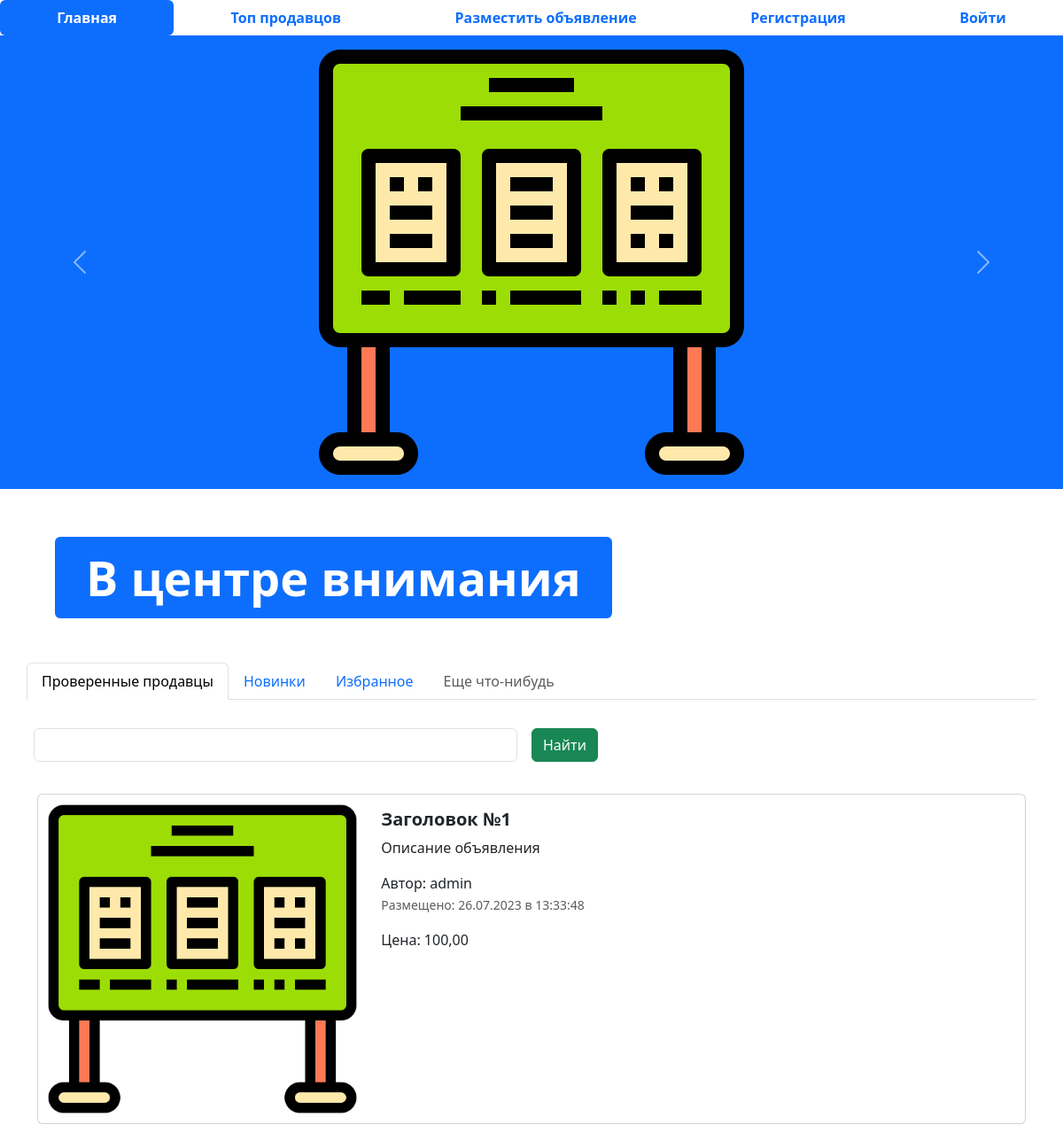
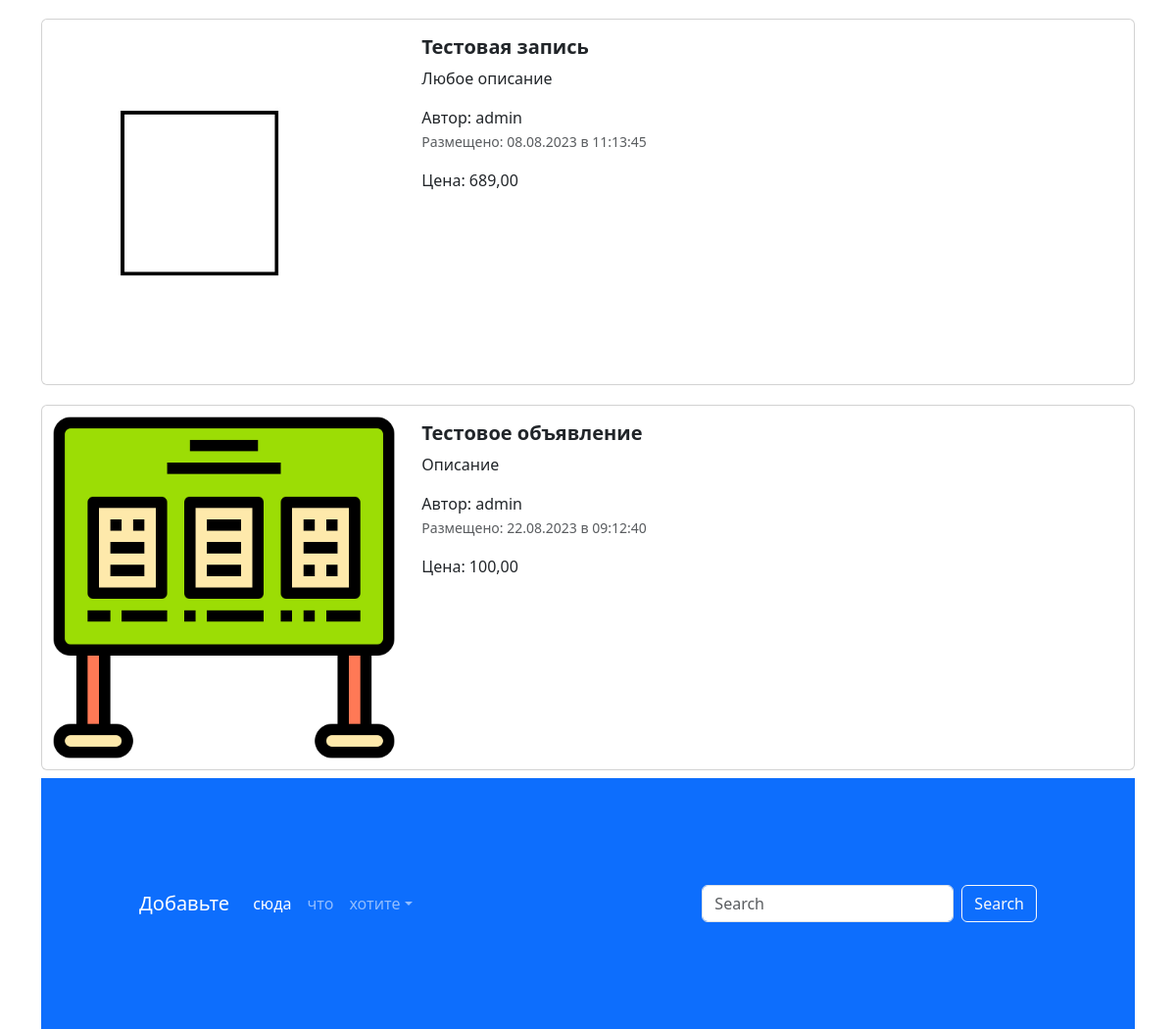
The page / on the database its author committed (2 pictures, top to bottom).
### app_advertisment/models.py (models this page shows, shortened)
class Advertisement(models.Model):
    title = models.CharField('Название', max_length=128)
    description = models.TextField('Описание')
    price = models.DecimalField('Цена', max_digits=10, decimal_places=2)
    auction = models.BooleanField('Торг', help_text='Отметьте, если торг уместен')
    created_at = models.DateTimeField(auto_now_add=True)
    updated_at = models.DateTimeField(auto_now=True)
    user = models.ForeignKey(User, verbose_name='Пользователь', on_delete=models.CASCADE)
    image = models.ImageField('Изображение', upload_to = 'advertisement/')
    @admin.display(description="Дата создания")
    def created_date(self):
        if self.created_at.date() == timezone.now().date():
            created_time = self.created_at.time().strftime('%H:%M:%S')
            return format_html(
                '<span style="color: green; font-weight: bold;">Сегодня в {} </span>', created_time
            )
        return self.created_at.strftime('%d.%m.%Y в %H:%M:%S')
    class Meta:
        db_table = "advertisement"

### app_advertisment/views.py (the view)
# urls.py: path('', index, name='main_page'),
def index(request):
    advertisements = Advertisement.objects.all()
    context = {'advertisements' : advertisements}
    return render(request, 'app_advertisement/index.html', context)

### templates/app_advertisement/index.html (shortened to what this page needs)
{% extends 'base.html' %}
{% load static %}
{% block content %}
<ul class="nav nav-pills sticky-top bg-white nav-fill">
  <li class="nav-item">
    <a class="nav-link active" aria-current="page" href="{% url 'main_page' %}">
      <span style="font-weight: bold;">Главная</span>
    </a>
  </li>
  <li class="nav-item">
    <a class="nav-link" href="{% url 'top_sellers' %}"><span style="font-weight: bold;">Топ продавцов</span>
    </a>
  </li>
  <li class="nav-item">
    <a class="nav-link" href="{% url 'adv_post' %}">
      <span style="font-weight: bold;">Разместить объявление</span>
    </a>
  </li>
  {% if request.user.is_authenticated is False %}
  <li class="nav-item">
    <a class="nav-link" href="{% url 'register' %}">
      <span style="font-weight: bold;">Регистрация</span>
    </a>
  </li>
  <li class="nav-item">
    <a class="nav-link" href="{% url 'login' %}">
      <span style="font-weight: bold;">Войти</span>
    </a>
  </li>
  {% endif %}
</ul>
<div id="carouselExampleControls" class="carousel slide bg-primary" data-bs-ride="carousel">
  <div class="carousel-inner">
    <div class="carousel-item active">
      <img src="{% static 'img/123.png' %}" class="mx-auto d-block w-33" alt="...">
    </div>
  </div>
  <button class="carousel-control-prev" type="button" data-bs-target="#carouselExampleControls" data-bs-slide="prev">
    <span class="carousel-control-prev-icon" aria-hidden="true"></span>
  </button>
  <button class="carousel-control-next" type="button" data-bs-target="#carouselExampleControls" data-bs-slide="next">
    <span class="carousel-control-next-icon" aria-hidden="true"></span>
  </button>
</div>
<div class="container" style="margin: 50px;">
  <div class="display-2">
    <span class="badge bg-primary">В центре внимания</span>
  </div>
</div>
<div class="container">
  <div class="row">
    <ul class="nav nav-tabs bg-white">
      <li class="nav-item">
        <a class="nav-link active" aria-current="page" href="#">Проверенные продавцы</a>
      </li>
      <li class="nav-item">
        <a class="nav-link" href="#">Новинки</a>
      </li>
      <li class="nav-item">
        <a class="nav-link" href="#">Избранное</a>
      </li>
      <li class="nav-item">
        <a class="nav-link disabled" href="#" tabindex="-1" aria-disabled="true">Еще что-нибудь</a>
      </li>
    </ul>
    <form class="row g-3">
      <div class="col-auto w-50">
        <input type="text" class="form-control">
      </div>
      <div class="col-auto">
        <button type="submit" class="btn btn-success mb-3">Найти</button>
      </div>
    </form>
  </div>
  {% for adv in advertisements %}
  <div class="col">
    <div class="card mb-2" style="max-width: 1200px; margin-top: 20px;">
      <div class="row g-0">
        <div class="col-md-4">
          <a href="advertisement.html" class="nav-link">
            <img src="{% if adv.image %} {{ adv.image.url }} {% else %} {% static 'img/123.png' %} {% endif %}" class="img-fluid rounded-start" alt="Card title">
          </a>
        </div>
        <div class="col-md-8">
          <div class="card-body">
            <h5 class="card-title">
              <a href="advertisement.html" class="nav-link"><strong>{{ adv.title }}</strong></a>
            </h5>
            <a href="advertisement.html" class="nav-link">
              <p class="card-text">
                {{ adv.description }}
              </p>
              <span>Автор: {{ adv.user }}</span>
              <p class="card-text"><small class="text-muted">Размещено: {{ adv.created_date }}</small></p>
              <span>Цена: {{ adv.price }}</span>
            </a>
          </div>
        </div>
      </div>
    </div>
  {% endfor %}
<footer style="padding: 100px;" class="bg-primary">
  <nav class="navbar navbar-expand-sm navbar-dark">
    <a class="navbar-brand" href="#">Добавьте</a>
    <div class="collapse navbar-collapse" id="collapsibleNavId">
      <ul class="navbar-nav me-auto mt-2 mt-lg-0">
        <li class="nav-item">
          <a class="nav-link active" href="#" aria-current="page">сюда</a>
        </li>
        <li class="nav-item">
          <a class="nav-link" href="#">что</a>
        </li>
        <li class="nav-item dropdown">
          <a class="nav-link dropdown-toggle" href="#" id="dropdownId" data-bs-toggle="dropdown" aria-haspopup="true"
             aria-expanded="false">хотите</a>
        </li>
      </ul>
      <form class="d-flex my-2 my-lg-0">
        <input class="form-control me-sm-2" type="text" placeholder="Search">
        <button class="btn btn-outline-light my-2 my-sm-0" type="submit">Search</button>
      </form>
    </div>
  </nav>
</footer>
{% endblock %}

### rows shown on the page
Advertisement: title "Заголовок №1", description "Описание объявления", user "admin", created_date "26.07.2023 в 13:33:48", price "100,00"
Advertisement: image (picture), title "Тестовая запись", description "Любое описание", user "admin", created_date "08.08.2023 в 11:13:45", price "689,00"
Advertisement: title "Тестовое объявление", description "Описание", user "admin", created_date "22.08.2023 в 09:12:40", price "100,00"
